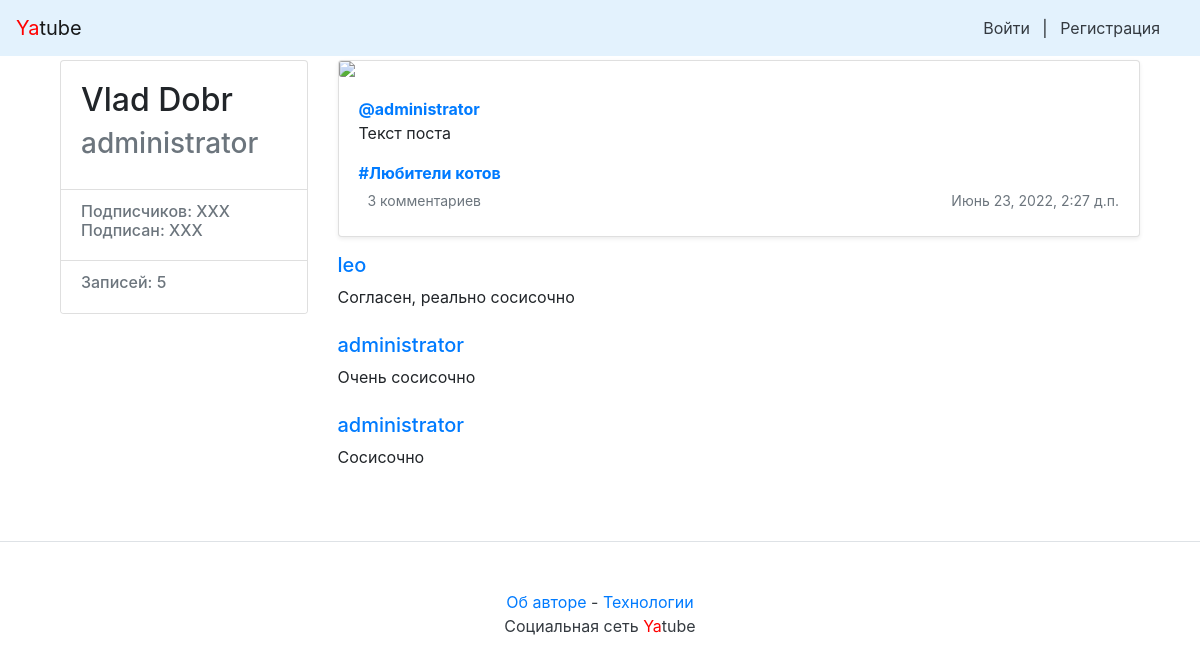
Page /profile/administrator/56/ on the committed database.
### posts/models.py (models this page shows, shortened)
class Post(models.Model):
    text = models.TextField(verbose_name='Текст записи')
    pub_date = models.DateTimeField('Дата публикации', auto_now_add=True, db_index=True)
    author = models.ForeignKey(User, on_delete=models.CASCADE, related_name="posts")  # author_posts
    group = models.ForeignKey(Group, on_delete=models.CASCADE, related_name="posts",  # group_posts
                              blank=True, null=True, verbose_name='Группа')
    image = models.ImageField(upload_to='posts/', blank=True, null=True)

class Group(models.Model):
    title = models.CharField(max_length=200)
    slug = models.SlugField(unique=True)
    description = models.TextField()

class Comment(models.Model):
    post = models.ForeignKey(Post, on_delete=models.CASCADE, related_name='comments')
    author = models.ForeignKey(User, on_delete=models.CASCADE, related_name='comments')
    text = models.TextField(verbose_name='Текст комментария')
    created = models.DateTimeField('Дата публикации', auto_now_add=True)
    class Meta:
        ordering = ['-created']

### posts/views.py (the view)
# urls.py: path('profile/<str:username>/<int:post_id>/', views.post_view, name='post'),
def post_view(request, username, post_id):
    profile_id = User.objects.get(username=username)
    post_list = Post.objects.filter(author_id=profile_id)
    post = post_list.get(id=post_id)
    cnt_of_posts = post_list.count()
    comments_list = Comment.objects.filter(post_id=post_id)
    form = CommentForm(instance=None)
    context = {'post': post,
               'cnt_of_posts': cnt_of_posts,
               'username': post.author,
               'form': form,
               'items': comments_list,
               }
    response = render(request, "post.html", context)
    return response

### templates/post.html (shortened to what this page needs)
{% extends "base.html" %}
{% block content %}
<main role="main" class="container">
    <div class="row">
            <div class="col-md-3 mb-3 mt-1">
                <div class="card">
                        <div class="card-body">
                                <div class="h2">
                                    {{ username.get_full_name }}
                                </div>
                                <div class="h3 text-muted">
                                     {{ username }}
                                </div>
                        </div>
                        <ul class="list-group list-group-flush">
                                <li class="list-group-item">
                                        <div class="h6 text-muted">
                                        Подписчиков: XXX <br />
                                        Подписан: XXX
                                        </div>
                                </li>
                                <li class="list-group-item">
                                        <div class="h6 text-muted">
                                            Записей: {{ cnt_of_posts }}
                                        </div>
                                </li>
                        </ul>
                </div>
        </div>
        <div class="col-md-9">
            {% include "post_item.html" with post=post %}
            {% include 'comments.html' %}
     </div>
    </div>
</main>
{% endblock %}

### templates/post_item.html (shortened to what this page needs)
<div class="card mb-3 mt-1 shadow-sm">
    {% load thumbnail %}
    {% thumbnail post.image "960x339" crop="center" upscale=True as im %}
    <img class="card-img" src="{{ im.url }}" />
    {% endthumbnail %}
    <div class="card-body">
        <p class="card-text">
            <a name="post_{{ post.id }}" href="{% url 'profile' post.author.username %}">
                <strong class="d-block text-gray-dark">@{{ post.author }}</strong>
            </a>
            {{ post.text|linebreaksbr }}
        </p>
        {% if post.group %}
        <a class="card-link muted" href="{% url 'group' post.group.slug %}">
                <strong class="d-block text-gray-dark">#{{ post.group.title }}</strong>
        </a>
        {% endif %}
        <div class="d-flex justify-content-between align-items-center">
            <div class="btn-group ">
                <a class="btn btn-sm text-muted" href="{% url 'post' post.author.username post.id %}" role="button">
                    {% if post.comments.exists %}
                    {{ post.comments.count }} комментариев
                    {% else%}
                    Добавить комментарий
                    {% endif %}
                </a>
            </div>
            <small class="text-muted">{{ post.pub_date }}</small>
        </div>
    </div>
</div>

### templates/comments.html (shortened to what this page needs)
{% load user_filters %}
{% for item in items %}
<div class="media mb-4">
<div class="media-body">
    <h5 class="mt-0">
    <a
        href="{% url 'profile' item.author.username %}"
        name="comment_{{ item.id }}"
        >{{ item.author.username }}</a>
    </h5>
    {{ item.text }}
</div>
</div>
{% endfor %}

### rows in the picture
Post: author "administrator", text "Текст поста", group "Любители котов", comments.count "3", pub_date "Июнь 23, 2022, 2:27 д.п."
Comment: author.username "leo", text "Согласен, реально сосисочно"
Comment: author.username "administrator", text "Очень сосисочно"
Comment: author.username "administrator", text "Сосисочно"

### other values in the picture
{{ username.get_full_name }} "Vlad Dobr"
{{ username }} "administrator"
{{ cnt_of_posts }} "5"
